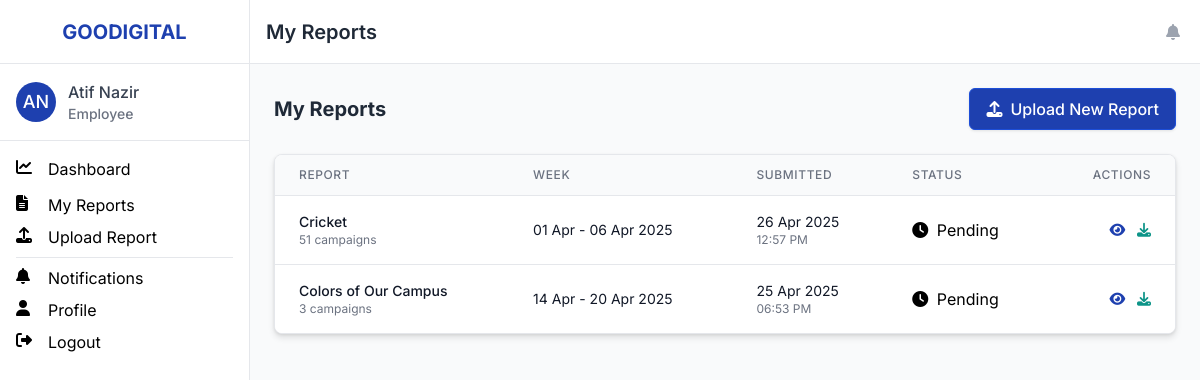
/employee/reports (signed in), run on the app's committed database.
### app/models.py (models this page shows, shortened)
class User(db.Model, UserMixin):
    __tablename__ = 'users'
    id = db.Column(db.Integer, primary_key=True)
    email = db.Column(db.String(120), unique=True, nullable=False)
    username = db.Column(db.String(80), unique=True, nullable=False)
    password_hash = db.Column(db.String(256), nullable=False)
    first_name = db.Column(db.String(50), nullable=False)
    last_name = db.Column(db.String(50), nullable=False)
    role = db.Column(db.String(20), nullable=False)  # 'admin' or 'employee'
    is_active = db.Column(db.Boolean, default=True)
    created_at = db.Column(db.DateTime, default=datetime.utcnow)
    reports = db.relationship('Report', backref='user', lazy='dynamic')
    notifications = db.relationship('Notification', backref='user', lazy='dynamic',
                                   primaryjoin="User.id == Notification.user_id")

class Report(db.Model):
    __tablename__ = 'reports'
    id = db.Column(db.Integer, primary_key=True)
    title = db.Column(db.String(200), nullable=False)
    filename = db.Column(db.String(255), nullable=False)
    original_filename = db.Column(db.String(255), nullable=False)
    week_start = db.Column(db.Date, nullable=False)
    week_end = db.Column(db.Date, nullable=False)
    submitted_at = db.Column(db.DateTime, default=datetime.utcnow)
    approved = db.Column(db.Boolean, default=False)
    admin_notes = db.Column(db.Text, nullable=True)
    user_id = db.Column(db.Integer, db.ForeignKey('users.id'), nullable=False)
    campaigns = db.relationship('Campaign', backref='report', lazy='dynamic', cascade='all, delete-orphan')

### app/routes/employee_routes.py (the view)
@employee.route('/reports')
@login_required
@employee_required
def reports():
    reports = Report.query.filter_by(user_id=current_user.id).order_by(Report.submitted_at.desc()).all()
    for report in reports:
        if report.submitted_at:
            report.local_submitted_at = convert_to_karachi(report.submitted_at)
    return render_template('employee/reports.html', title='My Reports', reports=reports)

### app/__init__.py (called while the page is built)
@login_manager.user_loader
def load_user(user_id):
    return User.query.get(int(user_id))

### app/routes/admin_routes.py (called while the page is built)
@admin.app_context_processor
def inject_missing_count():
    if current_user.is_authenticated and current_user.role == 'admin':
        missing_count = MissingReport.query.filter_by(resolved=False).count()
    else:
        missing_count = 0
    return {'missing_count': missing_count}

@admin.app_context_processor
def inject_utilities():
    return dict(
        convert_to_karachi=convert_to_karachi,
        get_current_karachi_time=get_current_karachi_time
    )

### app/routes/employee_routes.py (called while the page is built)
def convert_to_karachi(utc_datetime):
    if not utc_datetime:
        return None
    if not utc_datetime.tzinfo:
        utc_datetime = utc_datetime.replace(tzinfo=pytz.UTC)
    return utc_datetime.astimezone(karachi_tz)

@employee.app_context_processor
def inject_utilities():
    return dict(convert_to_karachi=convert_to_karachi)

def employee_required(f):
    @wraps(f)
    def decorated_function(*args, **kwargs):
        if not current_user.is_authenticated or current_user.role != 'employee':
            flash('You do not have permission to access this page.', 'danger')
            return redirect(url_for('auth.login'))
        return f(*args, **kwargs)
    return decorated_function

### app/templates/employee/reports.html (shortened to what this page needs)
{% extends "base.html" %}
{% block content %}
<div class="flex justify-between items-center mb-6">
    <h2 class="text-xl font-bold text-gray-800">My Reports</h2>
    <a href="{{ url_for('employee.upload_report') }}" class="btn btn-primary">
        <i class="fas fa-upload mr-2"></i>
        Upload New Report
    </a>
</div>
{% if reports %}
<div class="card">
    <div class="overflow-x-auto">
        <table class="min-w-full divide-y divide-gray-200">
            <thead class="bg-gray-50">
                <tr>
                    <th scope="col" class="px-6 py-3 text-left text-xs font-medium text-gray-500 uppercase tracking-wider">Report</th>
                    <th scope="col" class="px-6 py-3 text-left text-xs font-medium text-gray-500 uppercase tracking-wider">Week</th>
                    <th scope="col" class="px-6 py-3 text-left text-xs font-medium text-gray-500 uppercase tracking-wider">Submitted</th>
                    <th scope="col" class="px-6 py-3 text-left text-xs font-medium text-gray-500 uppercase tracking-wider">Status</th>
                    <th scope="col" class="px-6 py-3 text-right text-xs font-medium text-gray-500 uppercase tracking-wider">Actions</th>
                </tr>
            </thead>
            <tbody class="bg-white divide-y divide-gray-200">
                {% for report in reports %}
                <tr>
                    <td class="px-6 py-4 whitespace-nowrap">
                        <div class="text-sm font-medium text-gray-900">{{ report.title }}</div>
                        <div class="text-xs text-gray-500">{{ report.campaigns.count() }} campaigns</div>
                    </td>
                    <td class="px-6 py-4 whitespace-nowrap">
                        <div class="text-sm text-gray-900">{{ report.week_start.strftime('%d %b') }} - {{ report.week_end.strftime('%d %b %Y') }}</div>
                    </td>
                    <td class="px-6 py-4 whitespace-nowrap">
                        <div class="text-sm text-gray-900">{{ report.submitted_at.strftime('%d %b %Y') }}</div>
                        <div class="text-xs text-gray-500">{{ report.submitted_at.strftime('%I:%M %p') }}</div>
                    </td>
                    <td class="px-6 py-4 whitespace-nowrap">
                        {% if report.approved %}
                        <span class="badge badge-success">
                            <i class="fas fa-check-circle mr-1"></i> Approved
                        </span>
                        {% else %}
                        <span class="badge badge-warning">
                            <i class="fas fa-clock mr-1"></i> Pending
                        </span>
                        {% endif %}
                    </td>
                    <td class="px-6 py-4 whitespace-nowrap text-right text-sm font-medium space-x-2">
                        <a href="{{ url_for('employee.report_details', report_id=report.id) }}" class="text-primary-800 hover:text-primary-900">
                            <i class="fas fa-eye"></i>
                        </a>
                        <a href="{{ url_for('employee.download_report', report_id=report.id) }}" class="text-teal-500 hover:text-teal-600">
                            <i class="fas fa-download"></i>
                        </a>
                    </td>
                </tr>
                {% endfor %}
            </tbody>
        </table>
    </div>
</div>
{% endif %}
{% endblock %}

### app/templates/base.html (shortened to what this page needs)
<!DOCTYPE html>
<html lang="en">
<head>
    <script src="https://cdn.tailwindcss.com"></script>
    <link rel="stylesheet" href="https://cdnjs.cloudflare.com/ajax/libs/font-awesome/6.4.0/css/all.min.css">
    <link rel="stylesheet" href="{{ url_for('static', filename='css/main.css') }}">
</head>
<body class="bg-gray-50">
    {% if current_user.is_authenticated %}
    <div class="md:grid md:grid-cols-[250px_1fr] min-h-screen">
        <aside class="hidden md:block bg-white border-r border-gray-200 h-screen overflow-y-auto">
            <div class="flex items-center justify-center h-16 px-4 border-b border-gray-200">
                <h1 class="text-xl font-bold text-primary-800">GOODIGITAL</h1>
            </div>
            <div class="p-4 border-b border-gray-200">
                <div class="flex items-center">
                    <div class="flex-shrink-0">
                        <span class="inline-flex items-center justify-center h-10 w-10 rounded-full bg-primary-800">
                            <span class="text-lg font-medium leading-none text-white">
                                {{ current_user.first_name[0] }}{{ current_user.last_name[0] }}
                            </span>
                        </span>
                    </div>
                    <div class="ml-3">
                        <p class="text-base font-medium text-gray-700">
                            {{ current_user.first_name }} {{ current_user.last_name }}
                        </p>
                        <p class="text-sm font-medium text-gray-500">
                            {{ current_user.role.capitalize() }}
                        </p>
                    </div>
                </div>
            </div>
            <nav class="mt-4 px-4 space-y-2">
                {% if current_user.role == 'admin' %}
<a href="{{ url_for('admin.dashboard') }}" class="nav-link {% if request.endpoint == 'admin.dashboard' %}active{% endif %}">
    <i class="fas fa-chart-line w-5 h-5 mr-3"></i>
    <span>Dashboard</span>
</a>
<a href="{{ url_for('admin.employees') }}" class="nav-link {% if request.endpoint == 'admin.employees' %}active{% endif %}">
    <i class="fas fa-users w-5 h-5 mr-3"></i>
    <span>Employees</span>
</a>
<a href="{{ url_for('admin.all_reports') }}" class="nav-link {% if request.endpoint == 'admin.all_reports' %}active{% endif %}">
    <i class="fas fa-file-alt w-5 h-5 mr-3"></i>
    <span>All Reports</span>
</a>
<a href="{{ url_for('admin.missing_reports') }}" class="nav-link {% if request.endpoint == 'admin.missing_reports' %}active{% endif %}">
    <i class="fas fa-clipboard-list w-5 h-5 mr-3"></i>     <span>Missing Reports</span>
     {% set missing_count = MissingReport.query.filter_by(resolved=False).count() %}
     {% if missing_count > 0 %}
     <span class="ml-2 px-2 py-0.5 text-xs font-medium bg-error-500 text-white rounded-full">{{ missing_count }}</span>
     {% endif %}
    </a>
<a href="{{ url_for('admin.settings') }}" class="nav-link {% if request.endpoint == 'admin.settings' %}active{% endif %}">
    <i class="fas fa-cog w-5 h-5 mr-3"></i>
    <span>Settings</span>
</a>
                {% else %}
                <a href="{{ url_for('employee.dashboard') }}" class="nav-link {% if request.endpoint == 'employee.dashboard' %}active{% endif %}">
                    <i class="fas fa-chart-line w-5 h-5 mr-3"></i>
                    <span>Dashboard</span>
                </a>
                <a href="{{ url_for('employee.reports') }}" class="nav-link {% if request.endpoint == 'employee.reports' %}active{% endif %}">
                    <i class="fas fa-file-alt w-5 h-5 mr-3"></i>
                    <span>My Reports</span>
                </a>
                <a href="{{ url_for('employee.upload_report') }}" class="nav-link {% if request.endpoint == 'employee.upload_report' %}active{% endif %}">
                    <i class="fas fa-upload w-5 h-5 mr-3"></i>
                    <span>Upload Report</span>
                </a>
                {% endif %}
                <hr class="my-4 border-gray-200" />
                <a href="{{ url_for('main.notifications') }}" class="nav-link {% if request.endpoint == 'main.notifications' %}active{% endif %}">
                    <i class="fas fa-bell w-5 h-5 mr-3"></i>
                    <span>Notifications</span>
                </a>
                <a href="{{ url_for('auth.profile') }}" class="nav-link {% if request.endpoint == 'auth.profile' %}active{% endif %}">
                    <i class="fas fa-user w-5 h-5 mr-3"></i>
                    <span>Profile</span>
                </a>
                <a href="{{ url_for('auth.logout') }}" class="nav-link">
                    <i class="fas fa-sign-out-alt w-5 h-5 mr-3"></i>
                    <span>Logout</span>
                </a>
            </nav>
        </aside>
        <main class="flex flex-col min-h-screen">
            <div class="z-10 bg-white border-b border-gray-200 h-16 flex items-center px-4">
                <h1 class="text-xl font-semibold text-gray-800">
                    {% if title %}{{ title }}{% else %}GOODIGITAL{% endif %}
                </h1>
                <div class="ml-auto flex items-center">
                    <a href="{{ url_for('main.notifications') }}" class="p-1 text-gray-400 rounded-full hover:bg-gray-100 focus:outline-none focus:ring-2 focus:ring-offset-2 focus:ring-primary-500">
                        <i class="fas fa-bell"></i>
                    </a>
                </div>
            </div>
            <div class="p-6 flex-grow">
                {% block content %}{% endblock %}
            </div>
        </main>
    </div>
    {% endif %}
</body>
</html>

### app/static/css/main.css (style rules this page uses)
body { overflow-x: hidden; }
nav { display: flex; flex-direction: column; }
nav a { display: flex; align-items: center; width: 100%; }
.nav-link { display: flex; align-items: center; width: 100%; margin-bottom: 0.25rem; }
.nav-link i { flex-shrink: 0; }
.nav-link span { flex-grow: 1; }
.btn { display: inline-flex; align-items: center; justify-content: center; border-radius: 0.375rem; font-weight: 500; padding: 0.5rem 1rem; transition: all 0.2s ease; box-shadow: 0 1px 3px rgba(0, 0, 0, 0.1); border: 1px solid transparent; }
.btn-primary { background-color: #1E40AF; color: white; border-color: #1D4ED8; }
.card { background-color: #ffffff; border-radius: 0.5rem; box-shadow: 0 4px 6px rgba(0, 0, 0, 0.1), 0 1px 3px rgba(0, 0, 0, 0.08); border: 1px solid #e5e7eb; overflow: hidden; }
.btn i { margin-right: 0.5rem; }

### app/templates/base.html (style rules this page uses)
body { font-family: 'Inter', -apple-system, BlinkMacSystemFont, sans-serif; }
.nav-link { @apply flex items-center px-4 py-2 text-gray-600 transition-all hover:bg-primary-100 hover:text-primary-800 rounded-md; }
.nav-link.active { @apply bg-primary-100 text-primary-800 font-medium; }
.btn { @apply px-4 py-2 rounded-md text-white transition-all focus:outline-none focus:ring-2 focus:ring-offset-2; }
.btn-primary { @apply bg-primary-800 hover:bg-primary-700 focus:ring-primary-500; }
.card { @apply bg-white rounded-lg shadow-md overflow-hidden; }
.badge { @apply inline-flex items-center px-2.5 py-0.5 rounded-full text-xs font-medium; }
.badge-warning { @apply bg-yellow-100 text-yellow-800; }

### data on the page
User: first_name "A", last_name "N", first_name "Atif", last_name "Nazir", role "Employee"
Report: title "Cricket", campaigns.count "51", week_start "01 Apr", week_end "06 Apr 2025", submitted_at "26 Apr 2025", submitted_at "12:57 PM", approved False (drawn)
Report: title "Colors of Our Campus", campaigns.count "3", week_start "14 Apr", week_end "20 Apr 2025", submitted_at "25 Apr 2025", submitted_at "06:53 PM", approved False (drawn)

### other printed values
{{ title }} "My Reports"
